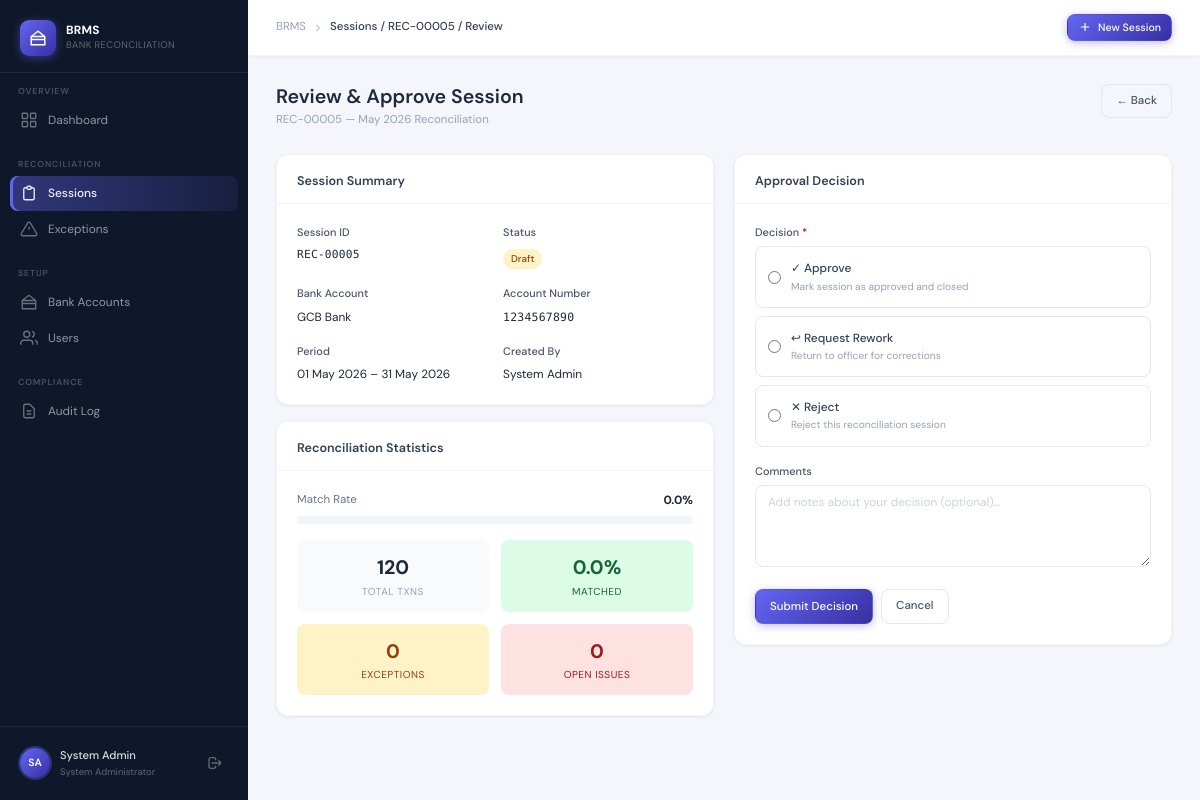
The page /sessions/10/approve/ (signed in) on the database as committed earlier.
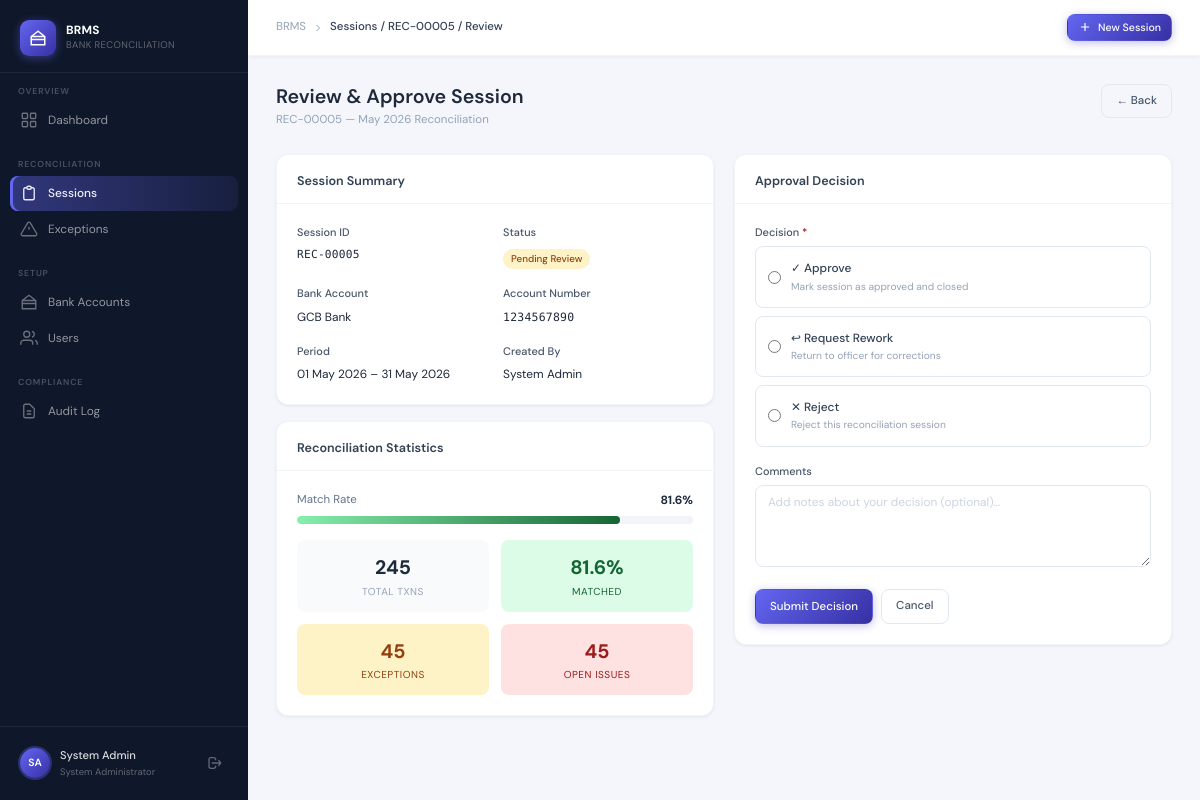
The same page on the database as committed later.
### reconciliation/models.py (models this page shows, shortened)
class ReconciliationSession(models.Model):
    STATUS_CHOICES = [
        ('draft', 'Draft'),
        ('processing', 'Processing'),
        ('pending_review', 'Pending Review'),
        ('approved', 'Approved'),
        ('rejected', 'Rejected'),
        ('closed', 'Closed'),
    ]
    session_id = models.CharField(max_length=20, unique=True, editable=False)
    session_name = models.CharField(max_length=200)
    bank_account = models.ForeignKey(BankAccount, on_delete=models.CASCADE)
    period_start = models.DateField()
    period_end = models.DateField()
    status = models.CharField(max_length=20, choices=STATUS_CHOICES, default='draft')
    created_by = models.ForeignKey(settings.AUTH_USER_MODEL, on_delete=models.SET_NULL, null=True, related_name='sessions_created')
    approved_by = models.ForeignKey(settings.AUTH_USER_MODEL, on_delete=models.SET_NULL, null=True, blank=True, related_name='sessions_approved')
    approval_date = models.DateTimeField(null=True, blank=True)
    approval_comments = models.TextField(blank=True)
    created_at = models.DateTimeField(auto_now_add=True)
    updated_at = models.DateTimeField(auto_now=True)
    @property
    def match_rate(self):
        total = self.transactions.count()
        if total == 0:
            return 0
        matched = self.transactions.filter(status='matched').count()
        return round((matched / total) * 100, 1)

class BankAccount(models.Model):
    STATUS_CHOICES = [('active', 'Active'), ('inactive', 'Inactive'), ('frozen', 'Frozen')]
    CURRENCY_CHOICES = [('GHS', 'Ghana Cedis'), ('USD', 'US Dollar'), ('EUR', 'Euro'), ('GBP', 'British Pound')]
    account_name = models.CharField(max_length=200)
    account_number = models.CharField(max_length=50, unique=True)
    bank_name = models.CharField(max_length=200)
    currency = models.CharField(max_length=3, choices=CURRENCY_CHOICES, default='GHS')
    branch = models.CharField(max_length=200, blank=True)
    status = models.CharField(max_length=20, choices=STATUS_CHOICES, default='active')
    created_by = models.ForeignKey(settings.AUTH_USER_MODEL, on_delete=models.SET_NULL, null=True)
    created_at = models.DateTimeField(auto_now_add=True)

### accounts/models.py (models this page shows, shortened)
class User(AbstractUser):
    ROLE_CHOICES = [
        ('admin', 'System Administrator'),
        ('officer', 'Reconciliation Officer'),
        ('manager', 'Finance Manager'),
        ('auditor', 'Internal Auditor'),
        ('executive', 'Executive User'),
    ]
    role = models.CharField(max_length=20, choices=ROLE_CHOICES, default='officer')
    phone = models.CharField(max_length=20, blank=True)
    department = models.CharField(max_length=100, blank=True)
    is_locked = models.BooleanField(default=False)
    last_password_change = models.DateTimeField(null=True, blank=True)
    created_at = models.DateTimeField(auto_now_add=True)
    def can_approve(self):
        return self.role in ['manager', 'admin']
    def can_upload(self):
        return self.role in ['officer', 'admin']

### reconciliation/views.py (the view, shortened to what this page needs)
# urls.py: path('sessions/<int:pk>/approve/', views.approve_session, name='approve_session'),
@login_required
def approve_session(request, pk):
    session = get_object_or_404(ReconciliationSession, pk=pk)
    if not request.user.can_approve():
        messages.error(request, 'You do not have permission to approve sessions.')
        return redirect('reconciliation:session_detail', pk=pk)
    form = ApprovalForm(request.POST or None)
    return render(request, 'reconciliation/approve_session.html', {'session': session, 'form': form})

### reconciliation/forms.py
class ApprovalForm(forms.Form):
    ACTION_CHOICES = [('approve', 'Approve'), ('reject', 'Reject'), ('rework', 'Request Rework')]
    action   = forms.ChoiceField(choices=ACTION_CHOICES)
    comments = forms.CharField(widget=forms.Textarea(attrs={'rows': 3}), required=False)

### templates/reconciliation/approve_session.html (shortened to what the changed rows need)
{% extends 'base.html' %}
{% block breadcrumb %}Sessions / {{ session.session_id }} / Review{% endblock %}
{% block content %}
<div class="page-header">
  <div>
    <div class="page-title">Review &amp; Approve Session</div>
    <div class="page-subtitle">{{ session.session_id }} — {{ session.session_name }}</div>
  </div>
</div>
<div class="two-col" style="align-items:start">
  <div style="display:flex;flex-direction:column;gap:16px">
    <div class="card">
      <div class="card-body">
        <div class="form-grid">
          <div><div class="form-label">Session ID</div><div class="mono">{{ session.session_id }}</div></div>
          <div><div class="form-label">Status</div>
            <span class="badge badge-pending">{{ session.get_status_display }}</span>
          </div>
          <div><div class="form-label">Bank Account</div><div style="font-size:0.85rem">{{ session.bank_account.bank_name }}</div></div>
          <div><div class="form-label">Account Number</div><div class="mono" style="font-size:0.82rem">{{ session.bank_account.account_number }}</div></div>
          <div><div class="form-label">Period</div><div style="font-size:0.85rem">{{ session.period_start|date:"d M Y" }} – {{ session.period_end|date:"d M Y" }}</div></div>
          <div><div class="form-label">Created By</div><div style="font-size:0.85rem">{{ session.created_by.get_full_name|default:session.created_by.username }}</div></div>
        </div>
      </div>
    </div>
    <div class="card">
      <div class="card-body">
        {% with total=session.transactions.count %}
        {% with matched=session.transactions.filter %}
        <div style="margin-bottom:16px">
          <div style="display:flex;justify-content:space-between;margin-bottom:6px">
            <span style="font-size:0.82rem;color:var(--slate-500)">Match Rate</span>
            <span style="font-size:0.85rem;font-weight:700;color:var(--slate-800)">{{ session.match_rate }}%</span>
          </div>
          <div class="progress-bar-wrap">
            <div class="progress-bar {% if session.match_rate >= 80 %}success{% endif %}" style="width:{{ session.match_rate }}%"></div>
          </div>
        </div>
        <div style="display:grid;grid-template-columns:1fr 1fr;gap:12px">
          <div style="background:var(--slate-50);border-radius:8px;padding:12px;text-align:center">
            <div style="font-size:1.4rem;font-weight:700;color:var(--slate-800)">{{ session.transactions.count }}</div>
            <div style="font-size:0.72rem;color:var(--slate-400);text-transform:uppercase;letter-spacing:0.05em">Total Txns</div>
          </div>
          <div style="background:var(--success-bg);border-radius:8px;padding:12px;text-align:center">
            <div style="font-size:1.4rem;font-weight:700;color:var(--success)">{{ session.match_rate }}%</div>
            <div style="font-size:0.72rem;color:var(--success);text-transform:uppercase;letter-spacing:0.05em">Matched</div>
          </div>
          <div style="background:var(--warning-bg);border-radius:8px;padding:12px;text-align:center">
            <div style="font-size:1.4rem;font-weight:700;color:var(--warning)">{{ session.exceptions.filter.count|default:session.exceptions.count }}</div>
            <div style="font-size:0.72rem;color:var(--warning);text-transform:uppercase;letter-spacing:0.05em">Exceptions</div>
          </div>
          <div style="background:var(--danger-bg);border-radius:8px;padding:12px;text-align:center">
            <div style="font-size:1.4rem;font-weight:700;color:var(--danger)">{{ session.exceptions.filter.count|default:"0" }}</div>
            <div style="font-size:0.72rem;color:var(--danger);text-transform:uppercase;letter-spacing:0.05em">Open Issues</div>
          </div>
        </div>
        {% endwith %}
        {% endwith %}
      </div>
    </div>
  </div>
</div>
{% endblock %}

Rows that differ between the two databases and show on the page:
changed ReconciliationSession "REC-00005": status "Draft" → "Pending Review"; match_rate "0.0" → "81.6"; transactions.count "120" → "245"; exceptions.filter.count "0" → "45"
